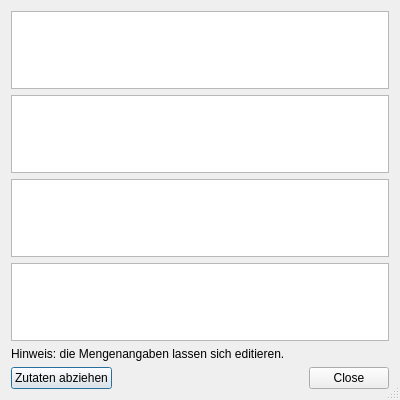
<?xml version="1.0" encoding="UTF-8"?>
<ui version="4.0">
 <class>DlgRohstoffeAbziehen</class>
 <widget class="QDialog" name="DlgRohstoffeAbziehen">
  <property name="geometry">
   <rect>
    <x>0</x>
    <y>0</y>
    <width>400</width>
    <height>400</height>
   </rect>
  </property>
  <property name="minimumSize">
   <size>
    <width>400</width>
    <height>400</height>
   </size>
  </property>
  <property name="windowTitle">
   <string>Zutaten vom Lager abziehen</string>
  </property>
  <property name="sizeGripEnabled">
   <bool>true</bool>
  </property>
  <layout class="QVBoxLayout" name="verticalLayout">
   <item>
    <widget class="TableView" name="tableViewMalz">
     <property name="toolTip">
      <string>&lt;html&gt;&lt;head/&gt;&lt;body&gt;&lt;p&gt;Hier werden die im Rezept angegebenen Mengen &lt;span style=&quot; font-weight:700;&quot;&gt;Malze &lt;/span&gt;aus dem &lt;span style=&quot; font-weight:700;&quot;&gt;Lagerbestand&lt;/span&gt; abgezogen.&lt;/p&gt;&lt;/body&gt;&lt;/html&gt;</string>
     </property>
     <property name="alternatingRowColors">
      <bool>true</bool>
     </property>
     <attribute name="verticalHeaderVisible">
      <bool>false</bool>
     </attribute>
    </widget>
   </item>
   <item>
    <widget class="TableView" name="tableViewHopfen">
     <property name="toolTip">
      <string>&lt;html&gt;&lt;head/&gt;&lt;body&gt;&lt;p&gt;Hier werden die im Rezept angegebenen Mengen &lt;span style=&quot; font-weight:700;&quot;&gt;Hopfen &lt;/span&gt;aus dem &lt;span style=&quot; font-weight:700;&quot;&gt;Lagerbestand&lt;/span&gt; abgezogen.&lt;/p&gt;&lt;p&gt;&lt;br/&gt;&lt;/p&gt;&lt;p&gt;Im Reiter Rezept konnte dabei zwischen Menge nach Rezept und tatsächlicher Menge entschieden werden.&lt;/p&gt;&lt;/body&gt;&lt;/html&gt;</string>
     </property>
     <property name="alternatingRowColors">
      <bool>true</bool>
     </property>
     <attribute name="verticalHeaderVisible">
      <bool>false</bool>
     </attribute>
    </widget>
   </item>
   <item>
    <widget class="TableView" name="tableViewHefe">
     <property name="toolTip">
      <string>&lt;html&gt;&lt;head/&gt;&lt;body&gt;&lt;p&gt;Hier werden die im Rezept angegebenen Mengen &lt;span style=&quot; font-weight:700;&quot;&gt;Hefe &lt;/span&gt;aus dem &lt;span style=&quot; font-weight:700;&quot;&gt;Lagerbestand&lt;/span&gt; abgezogen.&lt;/p&gt;&lt;/body&gt;&lt;/html&gt;</string>
     </property>
     <property name="alternatingRowColors">
      <bool>true</bool>
     </property>
     <attribute name="verticalHeaderVisible">
      <bool>false</bool>
     </attribute>
    </widget>
   </item>
   <item>
    <widget class="TableView" name="tableViewWZ">
     <property name="toolTip">
      <string>&lt;html&gt;&lt;head/&gt;&lt;body&gt;&lt;p&gt;Hier werden die im Rezept angegebenen Mengen &lt;span style=&quot; font-weight:700;&quot;&gt;Zusätze &lt;/span&gt;aus dem &lt;span style=&quot; font-weight:700;&quot;&gt;Lagerbestand&lt;/span&gt; abgezogen.&lt;/p&gt;&lt;/body&gt;&lt;/html&gt;</string>
     </property>
     <property name="alternatingRowColors">
      <bool>true</bool>
     </property>
     <attribute name="verticalHeaderVisible">
      <bool>false</bool>
     </attribute>
    </widget>
   </item>
   <item>
    <widget class="QLabel" name="label">
     <property name="text">
      <string>Hinweis: die Mengenangaben lassen sich editieren.</string>
     </property>
    </widget>
   </item>
   <item>
    <layout class="QHBoxLayout" name="horizontalLayout">
     <item>
      <widget class="QPushButton" name="btnAbziehen">
       <property name="toolTip">
        <string>&lt;html&gt;&lt;head/&gt;&lt;body&gt;&lt;p&gt;Mit Klick auf den Button &lt;span style=&quot; font-weight:600;&quot;&gt;Zutaten abziehen&lt;/span&gt; wird die im Rezept verwendete Rohstoffmenge aus der Rohstoffdatenbank abgezogen und der Sud endgültig als gebraut markiert. &lt;/p&gt;&lt;p&gt;&lt;span style=&quot; font-weight:600; color:#fc0107;&quot;&gt;Achtung:&lt;/span&gt;&lt;span style=&quot; color:#000000;&quot;&gt; Entscheidet man sich keine Zutaten abzuziehen, wird der Sud trotzdem als gebraut markiert.&lt;/span&gt;&lt;/p&gt;&lt;p&gt;Wird der Sud als nicht gebraut zurückgesetzt, erscheint das Feld &lt;span style=&quot; font-weight:600;&quot;&gt;Zutaten zurückgeben&lt;/span&gt;. &lt;/p&gt;&lt;p&gt;Dies verhindert irrtümliche Mengenangaben in der Rohstoffliste, die zu viel abgezogen wurden. Trotzdem ist bei Funktionen, die den Modus eines Sudes &amp;quot;zurücksetzen&amp;quot;, Vorsicht angebracht.&lt;/p&gt;&lt;p&gt;Sollen keine Rohstoffe abgezogen werden, ignoriert man diesen Button und schließt das Pop-Up-Fenster. Daraufhin benötigt der Kleine Brauhelfer eine erneute Bestätigung.&lt;/p&gt;&lt;/body&gt;&lt;/html&gt;</string>
       </property>
       <property name="text">
        <string>Zutaten abziehen</string>
       </property>
      </widget>
     </item>
     <item>
      <widget class="QDialogButtonBox" name="buttonBox">
       <property name="toolTip">
        <string>&lt;html&gt;&lt;head/&gt;&lt;body&gt;&lt;p&gt;Hiermit wird das Dialogfeld Zutaten abziehen &lt;span style=&quot; font-weight:600;&quot;&gt;geschlossen&lt;/span&gt;.&lt;/p&gt;&lt;p&gt;Vorausgesetzt es wurde vorher &lt;span style=&quot; font-weight:600;&quot;&gt;kein&lt;/span&gt; Klick auf den Button &amp;quot;Zutaten abziehen&amp;quot; getätigt, werden keine Rohstoffe aus der Rohstoffdatenbank abgezogen.&lt;/p&gt;&lt;p&gt;&lt;span style=&quot; font-weight:600; color:#fc0107;&quot;&gt;Achtung: &lt;/span&gt;Wurde der Sud zurückgesetzt und vorher die Rohstoffe abgezogen, müssen die Zutaten nun zurückgegeben werden. Andernfalls kommt es zu einer Fehlberechnung der Rohstoffe.&lt;/p&gt;&lt;p&gt;Bei Funktionen, die den Modus eines Sudes &amp;quot;zurücksetzen&amp;quot;, ist grundsätzlich Vorsicht angebracht.&lt;/p&gt;&lt;/body&gt;&lt;/html&gt;</string>
       </property>
       <property name="orientation">
        <enum>Qt::Horizontal</enum>
       </property>
       <property name="standardButtons">
        <set>QDialogButtonBox::Close</set>
       </property>
      </widget>
     </item>
    </layout>
   </item>
  </layout>
 </widget>
 <customwidgets>
  <customwidget>
   <class>TableView</class>
   <extends>QTableView</extends>
   <header>widgets/tableview.h</header>
  </customwidget>
 </customwidgets>
 <resources/>
 <connections>
  <connection>
   <sender>buttonBox</sender>
   <signal>accepted()</signal>
   <receiver>DlgRohstoffeAbziehen</receiver>
   <slot>accept()</slot>
   <hints>
    <hint type="sourcelabel">
     <x>248</x>
     <y>254</y>
    </hint>
    <hint type="destinationlabel">
     <x>157</x>
     <y>274</y>
    </hint>
   </hints>
  </connection>
  <connection>
   <sender>buttonBox</sender>
   <signal>rejected()</signal>
   <receiver>DlgRohstoffeAbziehen</receiver>
   <slot>reject()</slot>
   <hints>
    <hint type="sourcelabel">
     <x>316</x>
     <y>260</y>
    </hint>
    <hint type="destinationlabel">
     <x>286</x>
     <y>274</y>
    </hint>
   </hints>
  </connection>
 </connections>
</ui>
